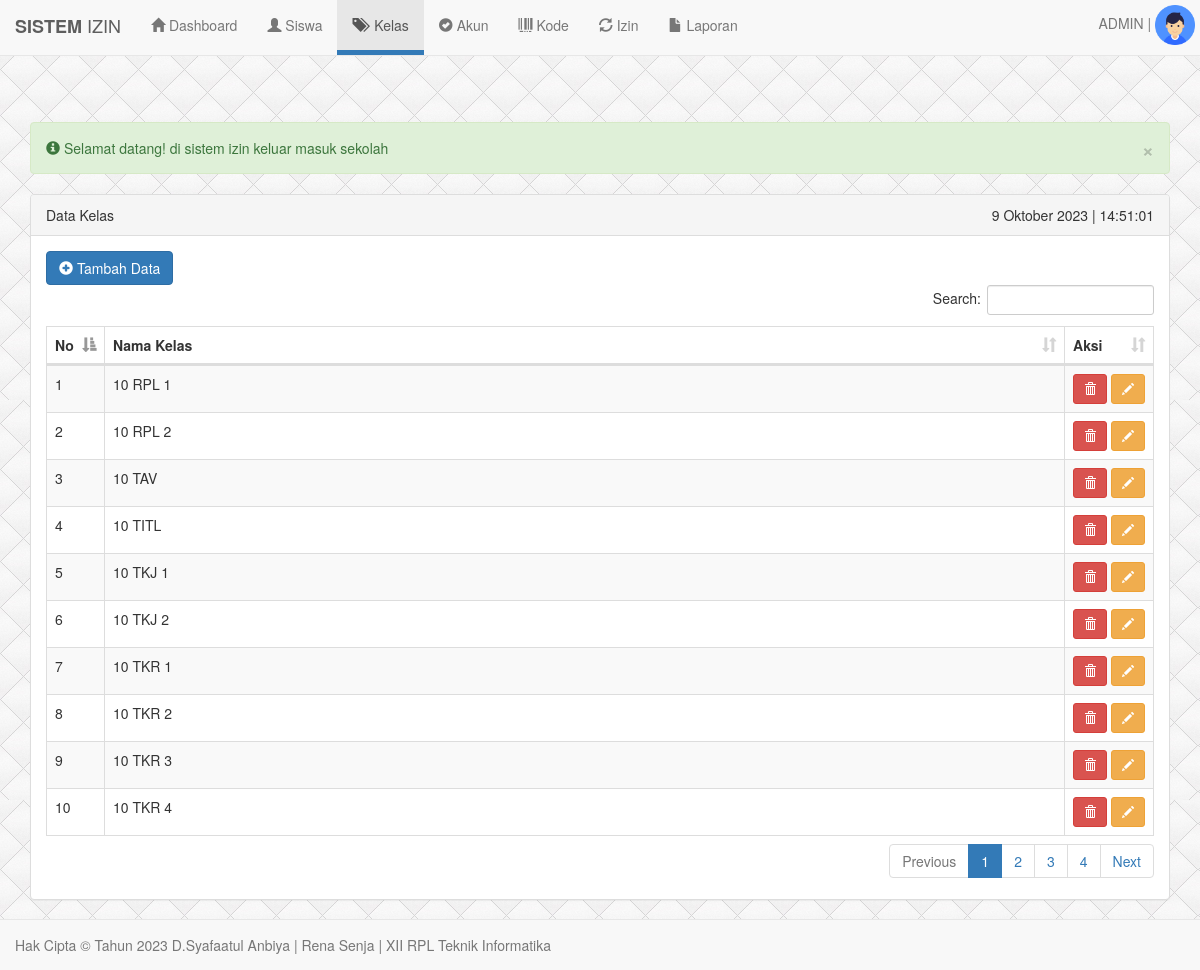
/admin/index.php?menu=kelas (signed in), run on the app's committed database.
### tables this page shows
CREATE TABLE `kelas` (
  `id_kelas` int(11) NOT NULL,
  `nama_kelas` varchar(100) NOT NULL
);

### admin/kelas.php (the view, shortened to what this page needs)
<?php if($_SESSION['level']!="admin"){ ?>
<script type="text/javascript">
	document.location='index.php';
</script>
<?php }else{ ?>
<div class="panel panel-default">
	<div class="panel-heading">
		Data Kelas
		<span class="pull-right" id="date"></span>
	</div>
	<div class="panel-body">
		<?php if(empty($_GET['id_kelas'])){ ?>
		<div class="btn-group">
			<button class="btn btn-primary" data-toggle="modal" data-target="#modal_tambah">
				<span class="glyphicon glyphicon-plus-sign"></span>
				Tambah Data
			</button>
		</div>
		<table class="table table-bordered table-striped table-hover" id="dataTable" width="100%">
			<thead>
				<tr>
					<th width="10">No</th>
					<th>Nama Kelas</th>
					<th width="50">Aksi</th>
				</tr>
			</thead>
			<tbody>
			<?php
			$no = 0;
			$query = mysql_query("SELECT * FROM kelas ORDER BY nama_kelas ASC");
			while($data = mysql_fetch_array($query)){
			?>
				<tr>
					<td><?php echo ++$no ?></td>
					<td><?php echo $data["nama_kelas"] ?></td>
					<td>
						<a href="hapus_data_kelas.php?id_kelas=<?php echo $data['id_kelas'] ?>" class="btn btn-danger btn-sm" onclick="return window.confirm('Anda yakin akan menghapus data <?php echo $data['nama_kelas'] ?>?')"><span class="glyphicon glyphicon-trash"></span></a>
						<a href="index.php?menu=kelas&id_kelas=<?php echo $data['id_kelas'] ?>" class="btn btn-warning btn-sm"><span class="glyphicon glyphicon-pencil"></span></a>
					</td>
			<?php } ?>
			</tbody>
		</table>
		<?php } ?>
	</div>
</div>
<?php } ?>

### admin/index.php (style rules this page uses)
body { background-image: url("img/bg.jpg"); }

### data on the page
kelas: nama_kelas "10 RPL 1"
kelas: nama_kelas "10 RPL 2"
kelas: nama_kelas "10 TAV"
kelas: nama_kelas "10 TITL"
kelas: nama_kelas "10 TKJ 1"
kelas: nama_kelas "10 TKJ 2"
kelas: nama_kelas "10 TKR 1"
kelas: nama_kelas "10 TKR 2"
kelas: nama_kelas "10 TKR 3"
kelas: nama_kelas "10 TKR 4"

### other printed values
$_SESSION['username'] "ADMIN"
